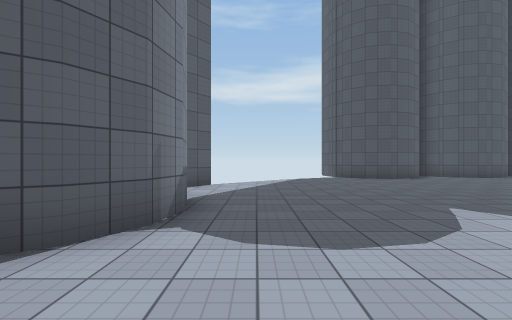
View 1 (above)

23 first-person views from a walk through a Unity game level. The camera is 1.4 m above the floor, looks level and sees 90° across. The floor is counted in squares, 2 m on a side. Each view is taken from the middle of a square. On the plan, view 1 faces up. The plan holds only what a view shows up to about 9 squares ahead; the rest is blank. Surface patterns are stand-ins for the level's own textures.

View 2
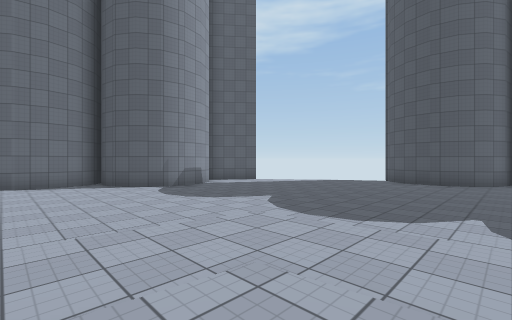

View 3
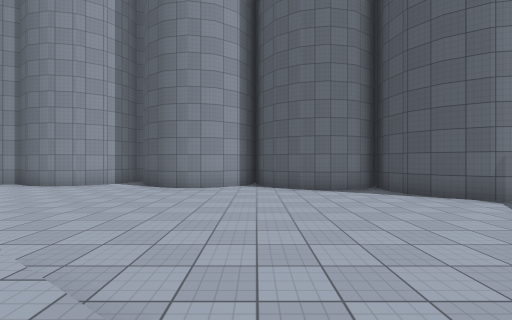

View 4
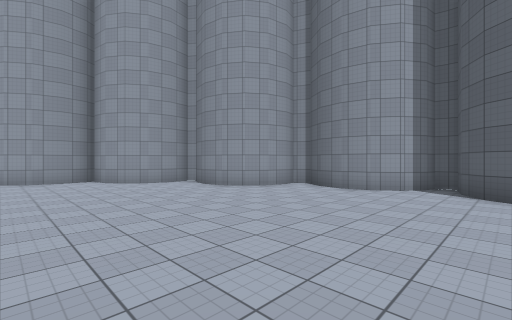

View 5
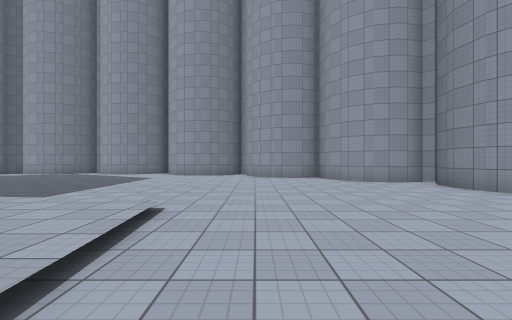

View 6
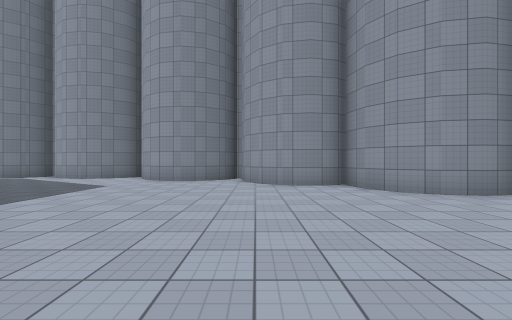

View 7
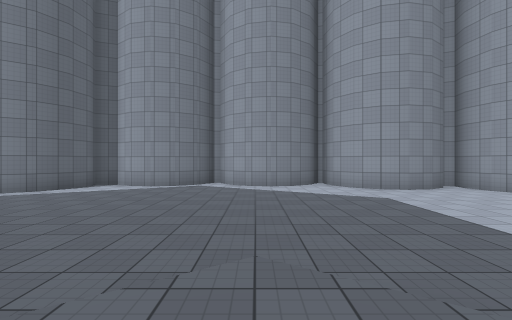

View 8
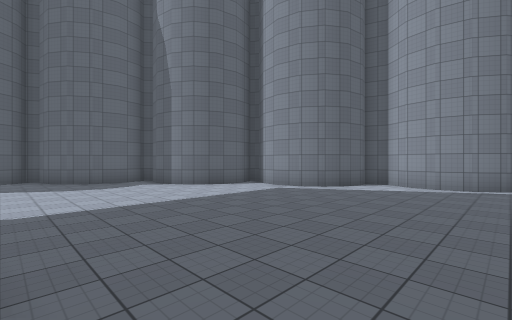

View 9
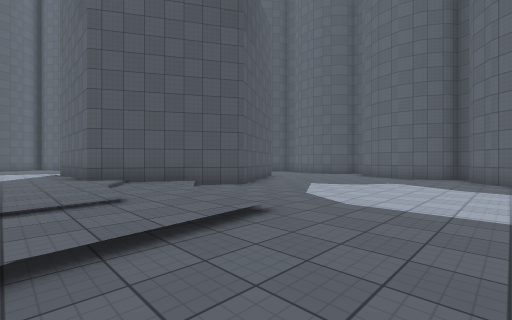

View 10
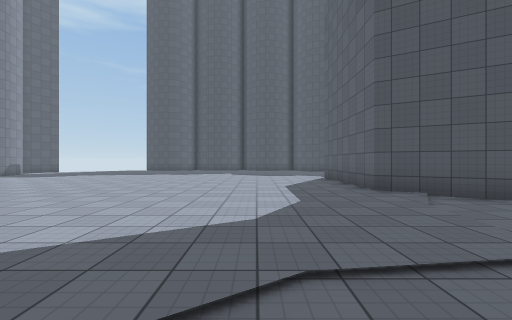

View 11
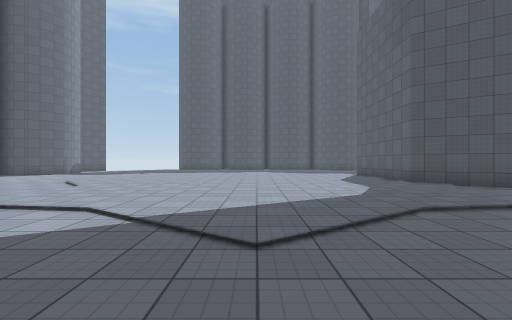

View 12
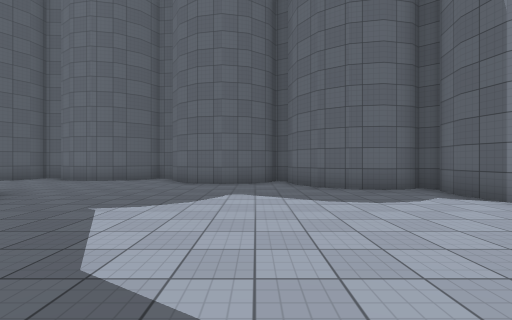

View 13
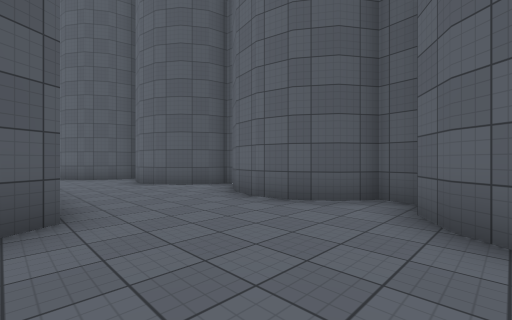

View 14
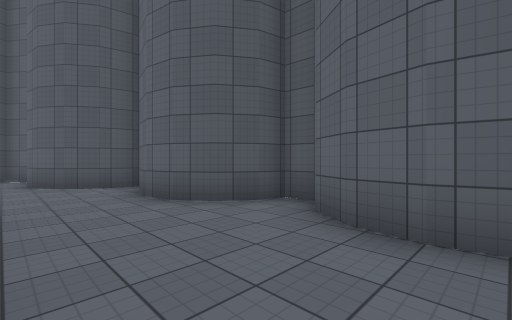

View 15
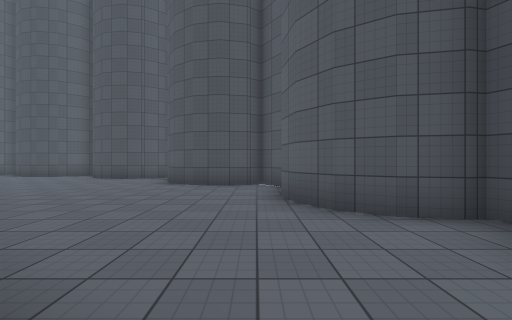

View 16
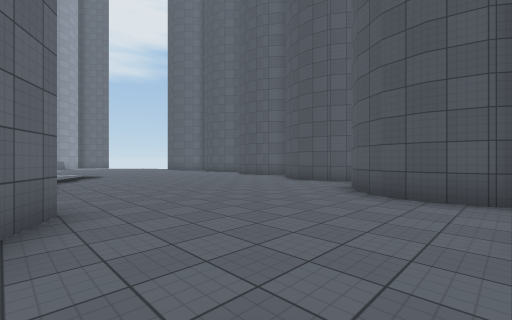

View 17
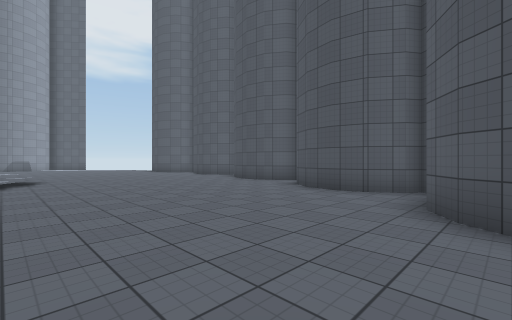

View 18
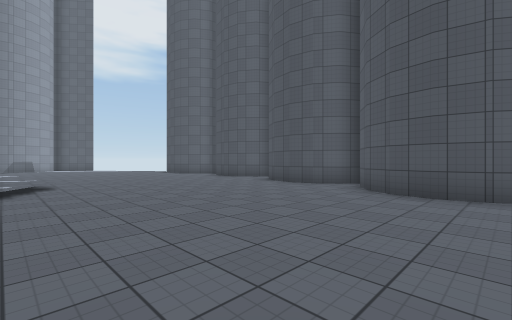

View 19
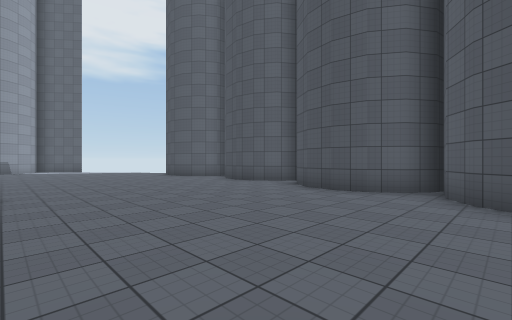

View 20
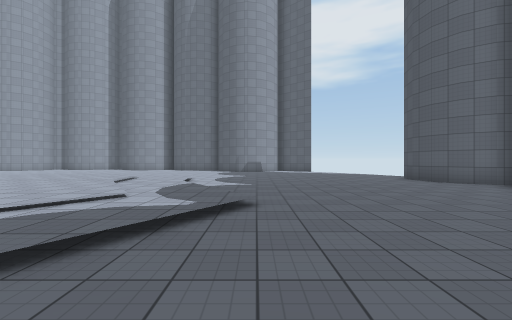

View 21
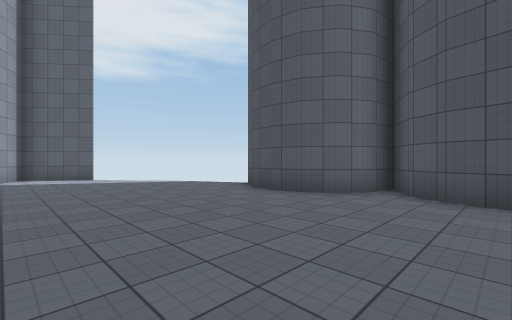

View 22
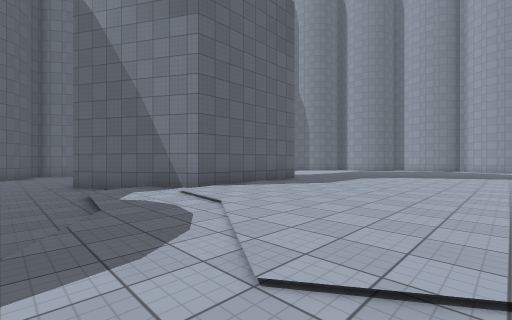

View 23
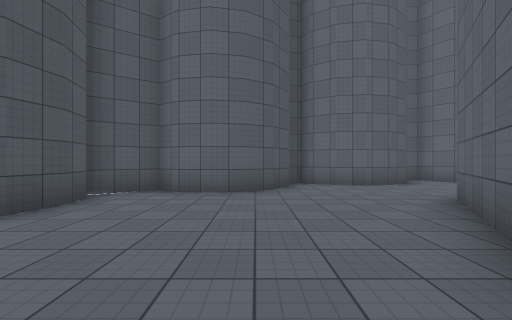

### Floor plan
Key: @ floor where view 1 was taken; # wall or solid block; . main floor; : floor 0.25 m higher than the main floor; / step, stairs or slope.
Columns run from 5 left of view 1 to 26 right of it. Each row starts with its distance up from view 1.
 11            #######  #
 10         .###.....#####  #
  9       ...............####
  8    ##...................##
  7   ##.....................####
  6   #.........................#
  5   ##........................#
  4    ##........../............#
  3    ##........//://..........##
  2 ####.......//::::://.........##
  1  #........:::::::::::.###.....#
  0  ##..@.../:::::::::::## ##....#
 -1 ##......./::::::::::##   ##...##
 -2 #......./:::::::::::#      ....#
 -3 ##....../:::::::::::#      ....#
 -4  #...../::::::::::::##    #...##
 -5 ##....../::::::::::::##   ....##
 -6 #......../::::::::::::###......#
 -7 #......../:::::::::::/........##
 -8 ##......./:::::::::::/.......##
 -9 ##........:::::::::::........#
-10 #..........//::::://.........#
-11 ###..........//://...........##
-12   ##.........../............##
-13    #.......................##
-14   ###.....................##
-15     ##...................##
-16      ###................##
-17        ##.............###
-18         #.##.........##
-19         #####.##..####
-20             #######

Where each view was taken, in squares from view 1:
view 1: 0 up, 0 right, facing up
view 2: 1 down, 7 right, facing up-left
view 3: 2 down, 4 right, facing left
view 4: 5 down, 3 right, facing down-left
view 5: 6 down, 3 right, facing down
view 6: 9 down, 3 right, facing down
view 7: 10 down, 10 right, facing down
view 8: 10 down, 12 right, facing down-right
view 9: 12 down, 13 right, facing up-right
view 10: 10 down, 12 right, facing up
view 11: 12 down, 10 right, facing up
view 12: 10 down, 16 right, facing right
view 13: 8 down, 21 right, facing up-right
view 14: 5 down, 22 right, facing up-right
view 15: 1 down, 22 right, facing up
view 16: 1 up, 22 right, facing up-left
view 17: 3 up, 20 right, facing up-left
view 18: 3 up, 18 right, facing up-left
view 19: 4 up, 16 right, facing up-left
view 20: 4 up, 14 right, facing left
view 21: 5 up, 9 right, facing up-left
view 22: 3 up, 9 right, facing down-right
view 23: 3 up, 17 right, facing right
